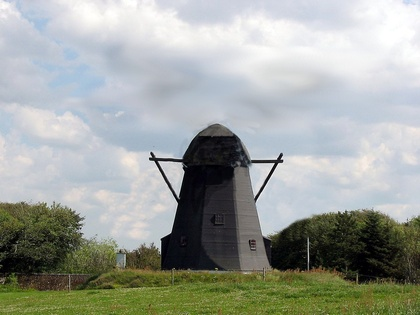
%> input picture Εργασία_2/CV_2-TRANSFORMATIONS/windmill_back.jpeg, 420 x 315 px, shrunk from 1280 x 960 before the run
$ octave windmill_animation.m   (GNU Octave 9; MATLAB toolbox functions it lacks are replaced by stand-ins)
%> lines starting %> are read from the running program, lines starting %| are printed output that depends on the picture; in (x1, y1, x2, y2) boxes, pixels count from 0 and x2, y2 are one past the last pixel; in counts of white or black regions, pixels touching at a corner belong together; the program's own positions count from 1
%% Windmill animation with mask with fixed base
clear; close all;

addpath('transformations');

% Load images
bg = imread('CV_2-TRANSFORMATIONS/windmill_back.jpeg');   % background
%> bg is the input picture: size 315x420x3 uint8; mean R, G, B 158.2, 162.8, 156.9
blades = imread('CV_2-TRANSFORMATIONS/windmill.png');     % windmill blades
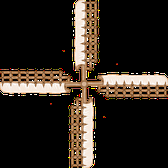
%> input picture Εργασία_2/CV_2-TRANSFORMATIONS/windmill.png, 168 x 168 px, shrunk from 512 x 512 before the run
%> blades is the input picture: size 168x168x3 uint8; mean R, G, B 46.1, 38.1, 30.7
mask = imread('CV_2-TRANSFORMATIONS/windmill_mask.png');  % mask of blades (black = blades, white = background)
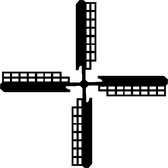
%> input picture Εργασία_2/CV_2-TRANSFORMATIONS/windmill_mask.png, 168 x 168 px, shrunk from 512 x 512 before the run
%> mask is the input picture: size 168x168x3 uint8; mean R, G, B 214.4, 214.4, 214.4

[H_bg, W_bg, ~] = size(bg);
%> H_bg = 315; W_bg = 420
[H_b, W_b, ~] = size(blades);
%> H_b = 168; W_b = 168

% Parameters
numFrames = 60;    % total number of frames in animation
rotationPerFrame = 360/numFrames;  % degrees to rotate per frame
videoFrames = zeros(H_bg, W_bg, 3, numFrames, 'uint8'); % initialize video array

% Position to place windmill (bottom center fixed)
posX = round(W_bg/2 - W_b/2) + 17;
%> posX = 143
posY = round(H_bg/2 - H_b/2) - 27;
%> posY = 47

% Extract background patch where blades will be placed
bgPatch = bg(posY+1 : posY+H_b, posX+1 : posX+W_b, :);
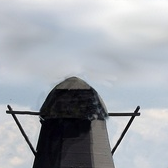
%> bgPatch: size 168x168x3 uint8; mean R, G, B 162.6, 167, 173.4

% Create animation
for k = 1:numFrames
    angle = rotationPerFrame * (k-1);

    % Rotate blades and mask
    % 'nearest' interpolation: takes nearest pixel value, avoids dark edges from averaging
    % 'crop': keeps the rotated image the same size as original blades
    rotatedBlades = imrotate(blades, angle, 'nearest', 'crop');
    rotatedMask = imrotate(mask, angle, 'nearest', 'crop');

    % Replace black pixels in rotated blades with background to remove black edges
    blackPixels = all(rotatedBlades == 0, 3);  % pixels that are completely black
    for c = 1:3
        rotatedBlades(:,:,c) = rotatedBlades(:,:,c) .* uint8(~blackPixels) + ...
                               bgPatch(:,:,c) .* uint8(blackPixels);
    end

    % Frame copy of background
    frame = bg;

    % Make sure ROI fits in background
    roiX = posX+1 : posX+W_b;
    roiY = posY+1 : posY+H_b;

    % Ensure ROI fits in background
    roiX = roiX(roiX <= W_bg);
    roiY = roiY(roiY <= H_bg);

    % Apply mask: only replace pixels where mask == 0 (blades)
    for c = 1:3
    tempBg = frame(roiY, roiX, c); % background patch in ROI
    tempMask = rotatedMask(1:length(roiY), 1:length(roiX)) == 0;  % black pixels = blades
    tempBladeSlice = rotatedBlades(1:length(roiY), 1:length(roiX), c); % blade patch
    tempBg(tempMask) = tempBladeSlice(tempMask);                      % insert blades
    frame(roiY, roiX, c) = tempBg;
    end

    % Save frame
    videoFrames(:,:,:,k) = frame;
end
%> this loop made 60 passes
%> pass 1, `blackPixels = all(rotatedBlades == 0, 3);`:
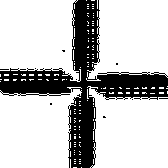
%> blackPixels: size 168x168 logical; 75.9% white; 10 black regions (9 under 20 px), largest, box (x1, y1, x2, y2) and area: (0, 0, 168, 168) 6769
%> after the loop:
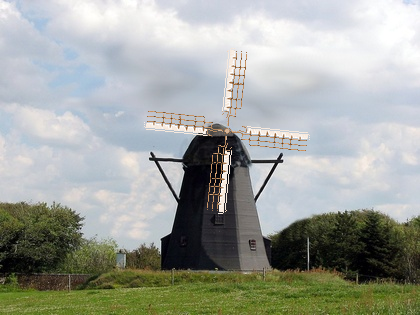
%> frame: size 315x420x3 uint8; mean R, G, B 159.6, 163.6, 157
%> after the loop:
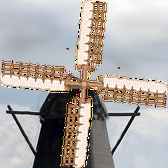
%> rotatedBlades: size 168x168x3 uint8; mean R, G, B 174, 169.2, 166.3
%> after the loop:
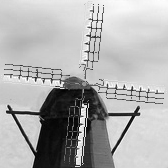
%> tempBg: size 168x168 uint8; min 2, max 255, mean 173.8


implay(videoFrames);

v = VideoWriter('transf_windmill_fixed_base.avi');
open(v);
writeVideo(v, videoFrames);
close(v);
